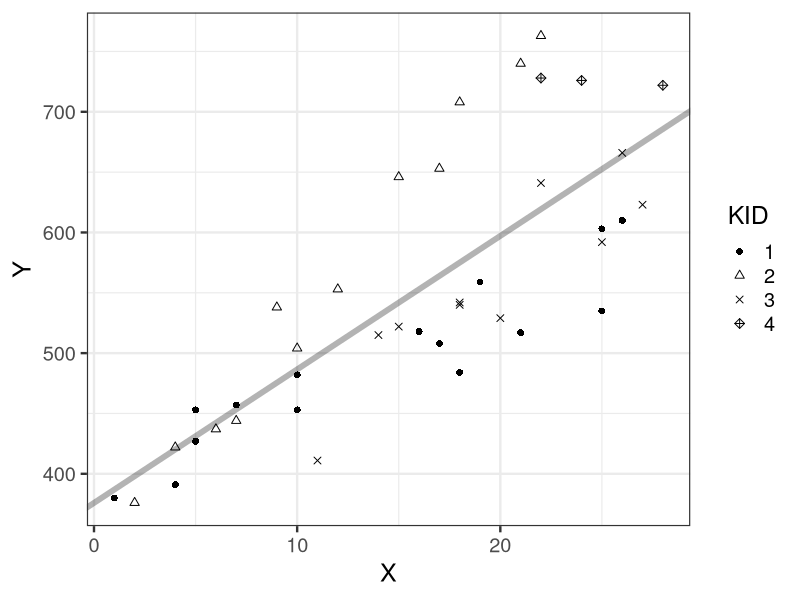
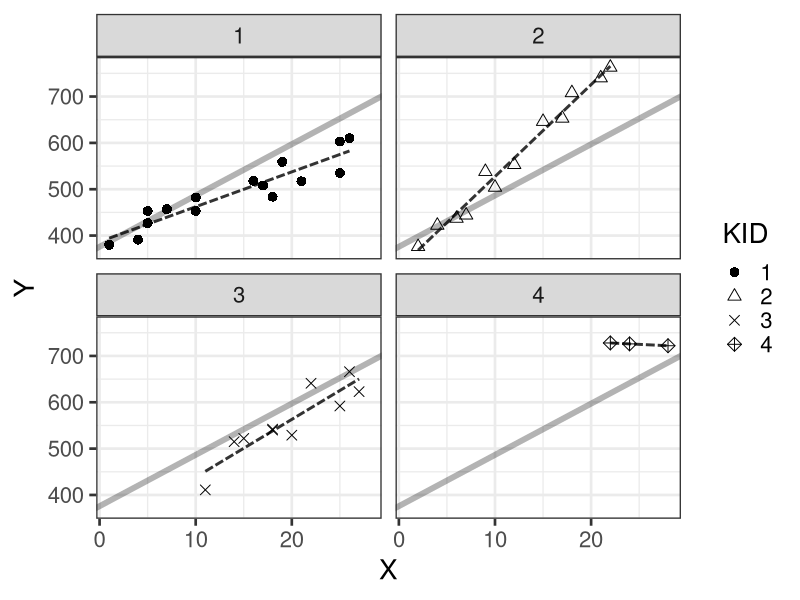

Reproduce these figures in R, in order.
library(ggplot2)

d <- read.csv(file='input/data-salary-2.txt')
d$KID <- as.factor(d$KID)
res_lm <- lm(Y ~ X, data=d)
coef <- as.numeric(res_lm$coefficients)

p <- ggplot(d, aes(X, Y, shape=KID))
p <- p + theme_bw(base_size=18)
p <- p + geom_abline(intercept=coef[1], slope=coef[2], size=2, alpha=0.3)
p <- p + geom_point(size=2)
p <- p + scale_shape_manual(values=c(16, 2, 4, 9))
p <- p + labs(x='X', y='Y')
ggsave(p, file='output/fig8-1-left.png', dpi=300, w=4, h=3)

p <- ggplot(d, aes(X, Y, shape=KID))
p <- p + theme_bw(base_size=20)
p <- p + geom_abline(intercept=coef[1], slope=coef[2], size=2, alpha=0.3)
p <- p + facet_wrap(~KID)
p <- p + geom_line(stat='smooth', method='lm', se=FALSE, size=1, color='black', linetype='31', alpha=0.8)
p <- p + geom_point(size=3)
p <- p + scale_shape_manual(values=c(16, 2, 4, 9))
p <- p + labs(x='X', y='Y')
ggsave(p, file='output/fig8-1-right.png', dpi=300, w=6, h=5)
